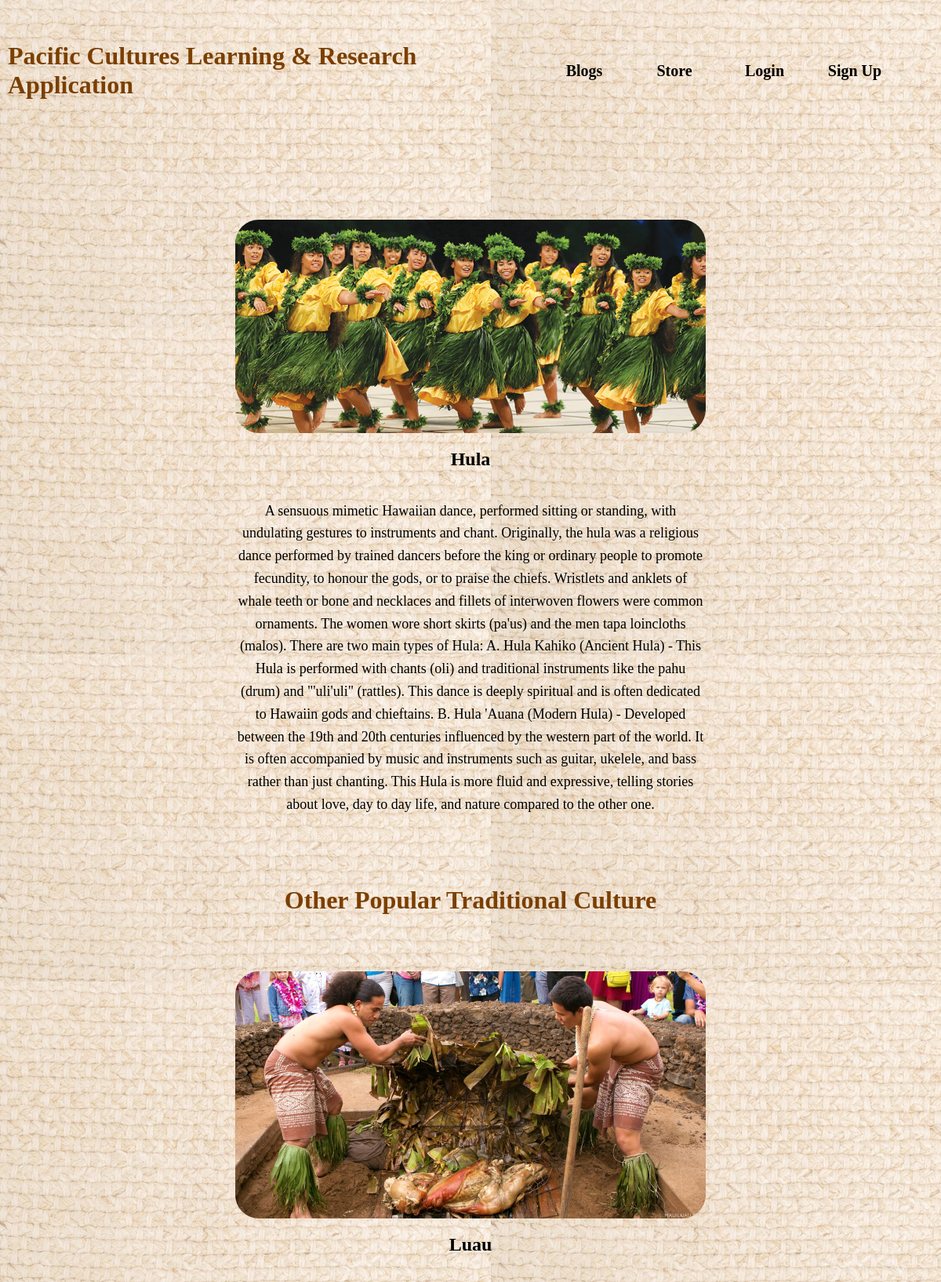
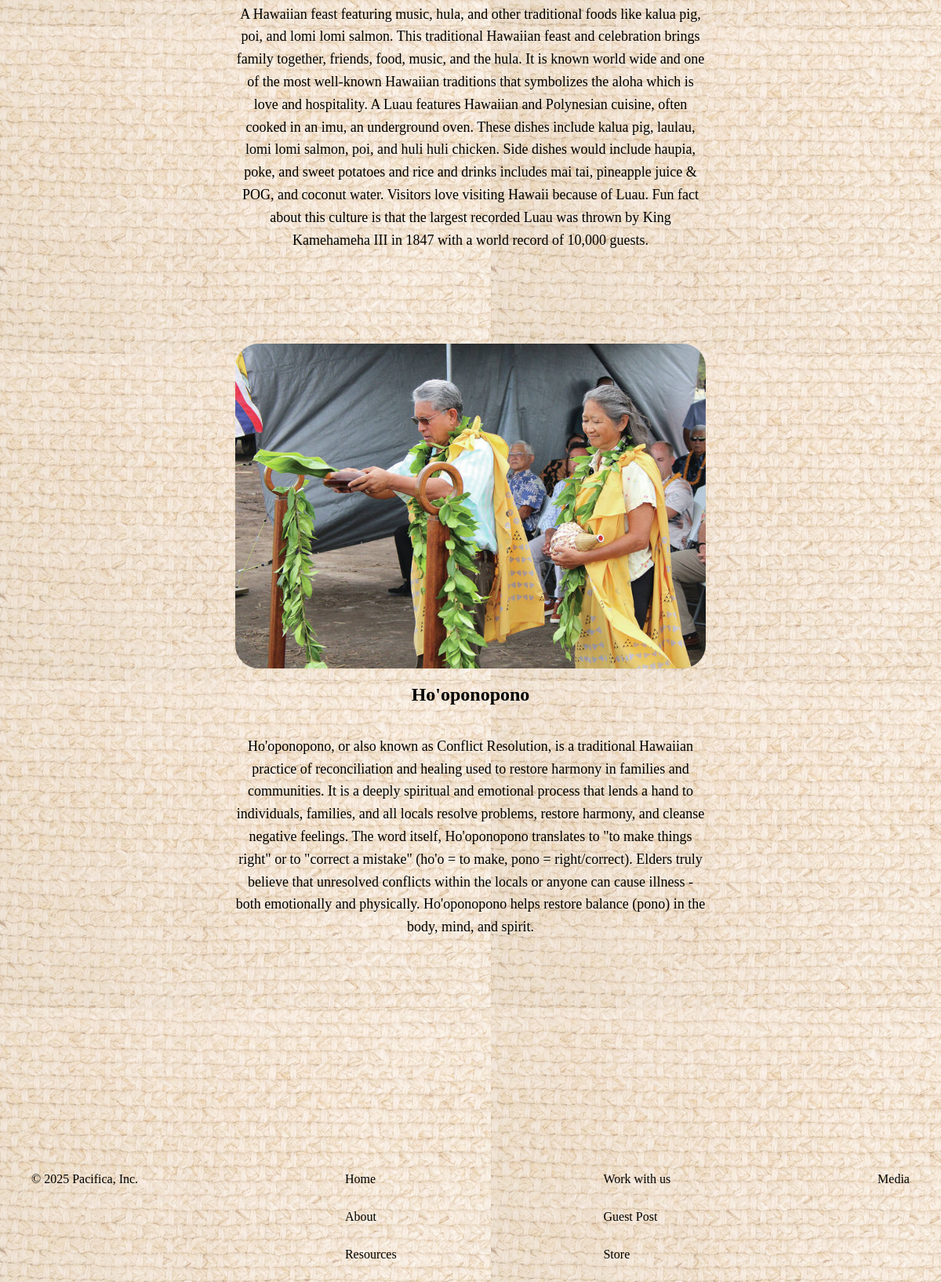
/dine/dines/2/, run on the app's committed database (2 pictures, top to bottom).
### dine/models.py (models this page shows, shortened)
class Dine(models.Model):
    name = models.CharField(max_length=100)
    description = models.TextField()
    features = models.TextField(max_length=100, default="No features available")
    image = models.ImageField(upload_to='dine_images/', null=True, blank=True)
    name_1 = models.CharField(max_length=100, null=True, blank=True)
    description_1 = models.TextField(null=True, blank=True)
    features_1 = models.TextField(max_length=100, default="No features available")
    image_1 = models.ImageField(upload_to='dine_images/', null=True, blank=True)
    name_2 = models.CharField(max_length=100, null=True, blank=True)
    description_2 = models.TextField(null=True, blank=True)
    features_2 = models.TextField(max_length=100, default="No features available")
    image_2 = models.ImageField(upload_to='dine_images/', null=True, blank=True)

### dine/views.py (the view)
# urls.py: path('dines/<int:pk>/', DineDetailView.as_view(), name='dine_details'),
class DineDetailView(DetailView):
    model = Dine
    template_name = "dine_details.html"

### dine/templates/dine_details.html (shortened to what this page needs)
{% extends 'base.html' %}
{% block content %}
{% if dine.image %}
    <img src="{{ dine.image.url }}" alt="{{ dine.name }} Image" class="dine-details-image"/>
{% else %}
    <p>No image available</p>
{% endif %}
<div class="dine-container-header">
    <h2>{{ dine.name }}</h2>
    <p>{{ dine.description}}</p>
</div>
<div class="home-container">
    <h1>Other Popular Traditional Culture</h1>
</div>
<img src="{{ dine.image_1.url }}" alt="{{ dine.name }} Image_1" class="dine-details-image"/>
<div class="dine-container-header">
    <h2>{{ dine.name_1 }}</h2>
    <p>{{ dine.description_1}}</p>
</div>
<img src="{{ dine.image_2.url }}" alt="{{ dine.name }} Image_2" class="dine-details-image"/>
<div class="dine-container-header">
    <h2>{{ dine.name_2 }}</h2>
    <p>{{ dine.description_2}}</p>
</div>
{% endblock %}

### static/css/base.css (style rules this page uses)
html, body { box-sizing: border-box; margin: 0; padding: 0; }
body { position: relative; }
body::before { content: ''; position: absolute; top: 0; left: 0; right: 0; bottom: 0; background-image: url('/static/straw.jpg'); background-attachment: fixed; opacity: 0.5; z-index: -1; }
.home-container { text-align: center; }
.home-container h1 { position: relative; color: #7B3F00; font-family: 'Dancing Script', cursive; text-decoration: none; padding: 50px; }
.dine-details-image { display: block; text-align: center; margin: 0 auto; max-width: 50%; border-radius: 30px; }
.dine-container-header { text-align: center; }
.dine-container-header p { text-align: center; font-size: 18px; line-height: 1.6; display: inline-block; max-width: 50%; }

### data on the page
Dine: image (picture), name "Hula", description "A sensuous mimetic Hawaiian dance, performed sitting or standing, with undulating gestures to instruments and chant. Originally, the hula was a religious dance performed by trained dancers before the king or ordinary people to promote fecundity, to honour the gods, or to praise the chiefs. Wristlets and anklets of whale teeth or bone and necklaces and fillets of interwoven flowers were common ornaments. The women wore short skirts (pa'us) and the men tapa loincloths (malos). There are two main types of Hula: A. Hula Kahiko (Ancient Hula) - This Hula is performed with chants (oli) and traditional instruments like the pahu (drum) and \"'uli'uli\" (rattles). This dance is deeply spiritual and is…", image_1 (picture), name_1 "Luau", description_1 "A Hawaiian feast featuring music, hula, and other traditional foods like kalua pig, poi, and lomi lomi salmon. This traditional Hawaiian feast and celebration brings family together, friends, food, music, and the hula. It is known world wide and one of the most well-known Hawaiian traditions that symbolizes the aloha which is love and hospitality. A Luau features Hawaiian and Polynesian cuisine, often cooked in an imu, an underground oven. These dishes include kalua pig, laulau, lomi lomi salmon, poi, and huli huli chicken. Side dishes would include haupia, poke, and sweet potatoes and rice and drinks includes mai tai, pineapple juice & POG, and coconut water. Visitors love visiting Hawaii…", image_2 (picture), name_2 "Ho'oponopono", description_2 "Ho'oponopono, or also known as Conflict Resolution, is a traditional Hawaiian practice of reconciliation and healing used to restore harmony in families and communities. It is a deeply spiritual and emotional process that lends a hand to individuals, families, and all locals resolve problems, restore harmony, and cleanse negative feelings. The word itself, Ho'oponopono translates to \"to make things right\" or to \"correct a mistake\" (ho'o = to make, pono = right/correct). Elders truly believe that unresolved conflicts within the locals or anyone can cause illness - both emotionally and physically. Ho'oponopono helps restore balance (pono) in the body, mind, and spirit."
